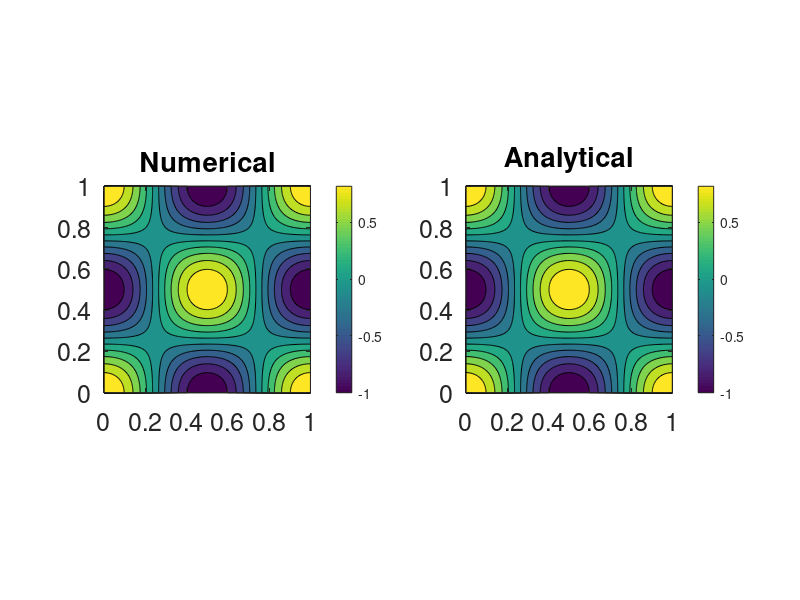
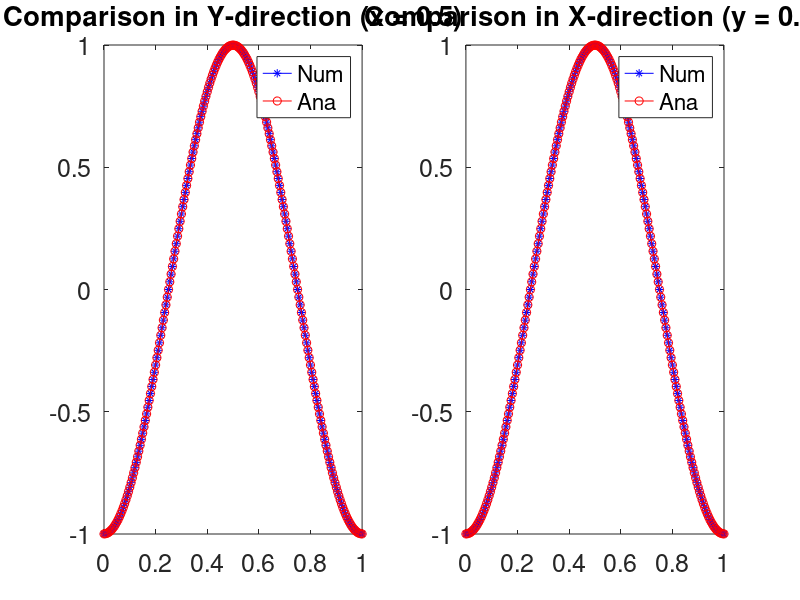

The MATLAB script that drew these images, in order:
clc, clear
%% CFD HW 5: Problem 1 Solution Code
% Author: Ran Li
% In this problem, RHS : R = -8*pi^2*cos(2*pi*x)*sin(2*pi*y);

% Set up number of node along 2 directions
M = 201; % # of row (y)
N = 201; % # of col (x)

% Calculate Spatial Step Length
dx = 1/(N-1);
dy = 1/(M-1);

% Calculate R matrix with given discretization
R = zeros(M,N); Pana = R;
for i = 1:M
    for j = 1:N
        x = (j-1)*dx;
        y = (M-i)*dy;
        R(i,j) = -8*pi^2*cos(2*pi*x)*cos(2*pi*y);
        Pana(i,j) = cos(2*pi*x)*cos(2*pi*y);
    end
end

% Intialize 1st Order Diff. Matrix
D1x = zeros(M);
D1y = zeros(N); 

% Calculate 1st Order Diff. Matrix
D1x(2:M-1,2:M-1) = full(gallery('tridiag',M-2,-1,0,1));
D1x(2,1) = -1; D1x(M-1,M) = 1;
D1x(1,1:3) = [-3 4 -1]; D1x(M,M-2:M) = [1 -4 3];

D1y(2:N-1,2:N-1) = full(gallery('tridiag',N-2,-1,0,1));
D1y(2,1) = -1; D1y(N-1,N) = 1;
D1y(1,1:3) = [-3 4 -1]; D1y(N,N-2:N) = [1 -4 3];

% Derive 2nd Order Diff. Matrix
D1x = D1x/(2*dy);
D1y = D1y/(2*dx);
D2x = D1x*D1x;
D2y = D1y*D1y;

% Modify 2nd Order Diff. Matrix and keep only interior portion
A = D2x(2:M-1,2:M-1);
A(1,1) = D2x(2,2) + (4/3)*D2x(2,1); A(1,2) = D2x(2,3) - (1/3)*D2x(2,1);
A(2,1) = D2x(3,2) + (4/3)*D2x(3,1); A(2,2) = D2x(3,3) - (1/3)*D2x(3,1);
A(M-3,M-3) = D2x(M-2,M-2) - (1/3)*D2x(M-2,M); A(M-3,M-2) = D2x(M-2,M-1) + (4/3)*D2x(M-2,M); 
A(M-2,M-3) = D2x(M-1,M-2) - (1/3)*D2x(M-1,M); A(M-2,M-2) = D2x(M-1,M-1) + (4/3)*D2x(M-1,M); 

B = D2y(2:N-1,2:N-1);
B(1,1) = D2y(2,2) + (4/3)*D2y(2,1); B(1,2) = D2y(2,3) - (1/3)*D2y(2,1);
B(2,1) = D2y(3,2) + (4/3)*D2y(3,1); B(2,2) = D2y(3,3) - (1/3)*D2y(3,1);
B(N-3,N-3) = D2y(N-2,N-2) - (1/3)*D2y(N-2,N); B(N-3,N-2) = D2y(N-2,N-1) + (4/3)*D2y(N-2,N); 
B(N-2,N-3) = D2y(N-1,N-2) - (1/3)*D2y(N-1,N); B(N-2,N-2) = D2y(N-1,N-1) + (4/3)*D2y(N-1,N); 

% Transpose D2y Matrix
Bt = B';

% Characteristical Decomposition of Diff. Matrices
[P,Dx] = eig(A);
[Q,Dy] = eig(Bt);
% Examine whether there's any complex eigenvalues
% [x1,y1] = find(imag(Dx)~=0)
% [x2,y2] = find(imag(Dy)~=0)
Lx = diag(Dx);
Ly = diag(Dy);
PI = inv(P);
QI = inv(Q);

Rhat = PI*R(2:M-1,2:N-1)*Q;

% Calculate Pseudo Pressure Phat
for i = 1:length(Lx)
    for j = 1:length(Ly)
        L(i,j) = (Lx(i) + Ly(j));
        Phat(i,j) = Rhat(i,j)/L(i,j);
    end
end
Pressure(2:M-1,2:N-1) = P*Phat*QI;

% Compute Boundary Nodes' Values
Pressure(M,:) = (4/3)*Pressure(M-1,:) - (1/3)*Pressure(M-2,:);
Pressure(:,1) = (4/3)*Pressure(:,2) - (1/3)*Pressure(:,3);
Pressure(:,N) = (4/3)*Pressure(:,N-1) - (1/3)*Pressure(:,N-2);
Pressure(1,:) = (4/3)*Pressure(2,:) - (1/3)*Pressure(2,:);

% Compare Numerical and Analytical Solutions
figure, subplot(1,2,1),
contourf(0:dx:1,0:dy:1,Pressure),title('Numerical'),set(gca,'fontsize',18),colorbar,axis equal
subplot(1,2,2),
contourf(0:dx:1,0:dy:1,Pana),title('Analytical'),set(gca,'fontsize',18),colorbar,axis equal

% Compaire 2 Solutions along x = 0.5 
figure,subplot(1,2,1),
plot(0:dy:1,Pressure(:,(N-1)/2),'b*-')
hold on, plot(0:dy:1,Pana(:,(N-1)/2),'ro-')
title('Comparison in Y-direction (x = 0.5)'),legend('Num','Ana')
set(gca,'fontsize',18)
subplot(1,2,2),
plot(0:dx:1,Pressure((M-1)/2,:),'b*-')
hold on, plot(0:dx:1,Pana((M-1)/2,:),'ro-')
title('Comparison in X-direction (y = 0.5)'),legend('Num','Ana')
set(gca,'fontsize',18)